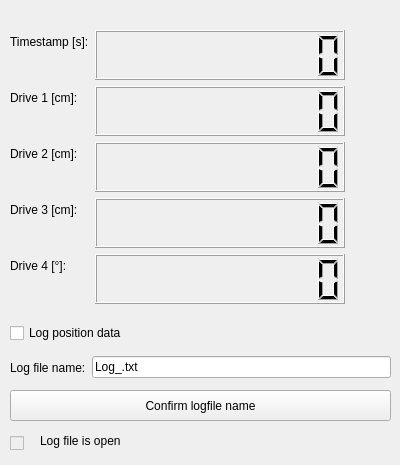
    <widget class="QWidget" name="tabCurrPos">
     <attribute name="title">
      <string>Current Positions</string>
     </attribute>
     <widget class="QWidget" name="layoutWidget">
      <property name="geometry">
       <rect>
        <x>10</x>
        <y>30</y>
        <width>362</width>
        <height>276</height>
       </rect>
      </property>
      <layout class="QFormLayout" name="formLayout_2">
       <item row="0" column="0">
        <widget class="QLabel" name="lTstamp">
         <property name="text">
          <string>Timestamp [s]:</string>
         </property>
        </widget>
       </item>
       <item row="0" column="1">
        <widget class="QLCDNumber" name="lcdTimestamp">
         <property name="minimumSize">
          <size>
           <width>250</width>
           <height>50</height>
          </size>
         </property>
         <property name="maximumSize">
          <size>
           <width>250</width>
           <height>50</height>
          </size>
         </property>
         <property name="digitCount">
          <number>10</number>
         </property>
        </widget>
       </item>
       <item row="1" column="0">
        <widget class="QLabel" name="lDr1">
         <property name="text">
          <string>Drive 1 [cm]:</string>
         </property>
        </widget>
       </item>
       <item row="1" column="1">
        <widget class="QLCDNumber" name="lcdPos1">
         <property name="minimumSize">
          <size>
           <width>250</width>
           <height>50</height>
          </size>
         </property>
         <property name="maximumSize">
          <size>
           <width>250</width>
           <height>50</height>
          </size>
         </property>
         <property name="digitCount">
          <number>10</number>
         </property>
        </widget>
       </item>
       <item row="2" column="0">
        <widget class="QLabel" name="lDr2">
         <property name="text">
          <string>Drive 2 [cm]:</string>
         </property>
        </widget>
       </item>
       <item row="2" column="1">
        <widget class="QLCDNumber" name="lcdPos2">
         <property name="minimumSize">
          <size>
           <width>250</width>
           <height>50</height>
          </size>
         </property>
         <property name="maximumSize">
          <size>
           <width>250</width>
           <height>50</height>
          </size>
         </property>
         <property name="digitCount">
          <number>10</number>
         </property>
        </widget>
       </item>
       <item row="3" column="0">
        <widget class="QLabel" name="lDr3">
         <property name="text">
          <string>Drive 3 [cm]:</string>
         </property>
        </widget>
       </item>
       <item row="3" column="1">
        <widget class="QLCDNumber" name="lcdPos3">
         <property name="minimumSize">
          <size>
           <width>250</width>
           <height>50</height>
          </size>
         </property>
         <property name="maximumSize">
          <size>
           <width>250</width>
           <height>50</height>
          </size>
         </property>
         <property name="digitCount">
          <number>10</number>
         </property>
        </widget>
       </item>
       <item row="4" column="0">
        <widget class="QLabel" name="lDr4">
         <property name="text">
          <string>Drive 4 [°]:</string>
         </property>
        </widget>
       </item>
       <item row="4" column="1">
        <widget class="QLCDNumber" name="lcdPos4">
         <property name="minimumSize">
          <size>
           <width>250</width>
           <height>50</height>
          </size>
         </property>
         <property name="maximumSize">
          <size>
           <width>250</width>
           <height>50</height>
          </size>
         </property>
         <property name="digitCount">
          <number>10</number>
         </property>
        </widget>
       </item>
      </layout>
     </widget>
     <widget class="QCheckBox" name="cbLogPositions">
      <property name="geometry">
       <rect>
        <x>10</x>
        <y>320</y>
        <width>171</width>
        <height>26</height>
       </rect>
      </property>
      <property name="text">
       <string>Log position data</string>
      </property>
     </widget>
     <widget class="QPushButton" name="pbLFileNameConfirm">
      <property name="geometry">
       <rect>
        <x>10</x>
        <y>390</y>
        <width>381</width>
        <height>31</height>
       </rect>
      </property>
      <property name="text">
       <string>Confirm logfile name</string>
      </property>
     </widget>
     <widget class="QCheckBox" name="cbLogFileIsOpen">
      <property name="enabled">
       <bool>false</bool>
      </property>
      <property name="geometry">
       <rect>
        <x>10</x>
        <y>430</y>
        <width>21</width>
        <height>26</height>
       </rect>
      </property>
      <property name="text">
       <string/>
      </property>
     </widget>
     <widget class="QLabel" name="lLogOpen">
      <property name="geometry">
       <rect>
        <x>40</x>
        <y>430</y>
        <width>121</width>
        <height>21</height>
       </rect>
      </property>
      <property name="text">
       <string>Log file is open</string>
      </property>
     </widget>
     <widget class="QWidget" name="layoutWidget">
      <property name="geometry">
       <rect>
        <x>10</x>
        <y>350</y>
        <width>381</width>
        <height>35</height>
       </rect>
      </property>
      <layout class="QHBoxLayout" name="horizontalLayout_5">
       <item>
        <widget class="QLabel" name="label_10">
         <property name="text">
          <string>Log file name:</string>
         </property>
        </widget>
       </item>
       <item>
        <widget class="QLineEdit" name="leLogFileName">
         <property name="text">
          <string>Log_.txt</string>
         </property>
        </widget>
       </item>
      </layout>
     </widget>
    </widget>
